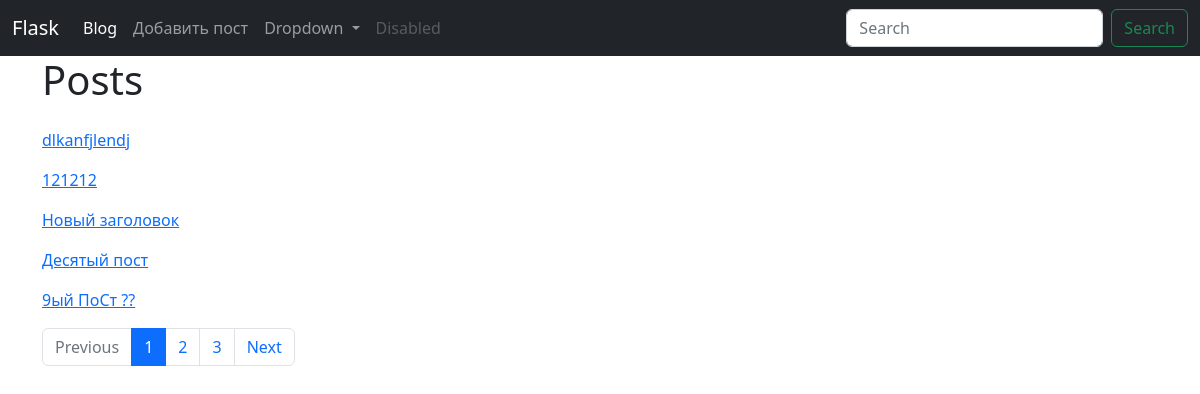
/blog/, run on an earlier commit of the app's database.
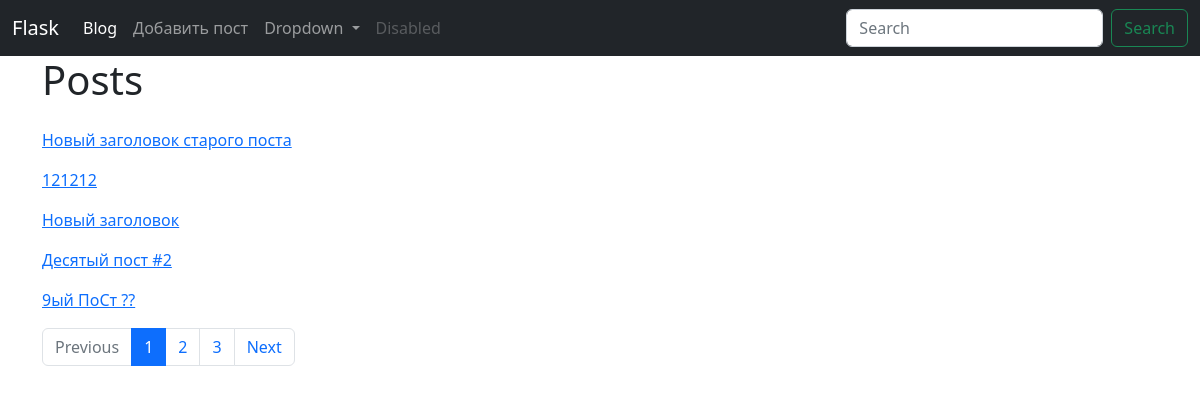
And on a later commit of the database.
### models.py (models this page shows, shortened)
class Post(db.Model):
    id = db.Column(db.Integer, primary_key=True)
    title = db.Column(db.String(140))
    slug = db.Column(db.String(140), unique=True)
    body = db.Column(db.Text)
    created = db.Column(db.DateTime, default=datetime.now)
    tags = db.relationship('Tag', secondary=post_tags, backref=db.backref('posts', lazy='dynamic'))

### posts/blueprint.py (the view)
@posts.route('/')
def index():
    q = request.args.get('q')
    page = request.args.get('page')
    if page and page.isdigit():
        page = int(page)
    else:
        page = 1
    if q:
        posts = Post.query.filter(Post.title.contains(q) | Post.body.contains(q))
    else:
        posts = Post.query.order_by(Post.created.desc())
    pages = posts.paginate(page=page, per_page=5)
    return render_template('posts/index.html', pages=pages, q=q)

### posts/templates/posts/index.html (shortened to what this page needs)
{% extends 'base.html' %}
{% block content_title %}
    Posts
{% endblock %}
{% block content %}
{% for post in pages.items %}
<p>
    <a href= "{{  url_for('posts.post_detail', slug=post.slug) }}"> {{ post.title }} </a>
</p>
{%endfor%}
{% if q %}
    {% set q='&q=%s' % q %}
    <nav aria-label="...">
        <ul class="pagination">
        <li {% if not pages.has_prev %}
                    class="disabled page-item"
                {% else%}
                    class="page-item"
                {%endif%}>
                <a class="page-link" href="./?page={{ pages.prev_num }}{{q}}" tabindex="-1" aria-disabled="true">Previous</a>
        </li>
        {% for page in pages.iter_pages() %}
            <li aria-current="page"
                {% if page == pages.page %}
                    class="page-item active"
                {% else %}
                    class="page-item"
                {% endif %}>
                    <a class="page-link" href="./?page={{ page }}{{q}}">{{ page }}</a>
            </li>
        {%endfor%}
        <li {% if not pages.has_next %}
                class="disabled page-item"
            {% else%}
                class="page-item"
            {%endif%}>
            <a class="page-link" href="./?page={{ pages.next_num }}{{q}}">Next</a>
        </li>
        </ul>
    </nav>
{% else %}
    <nav aria-label="...">
        <ul class="pagination">
        <li {% if not pages.has_prev %}
                    class="disabled page-item"
                {% else%}
                    class="page-item"
                {%endif%}>
                <a class="page-link" href="./?page={{ pages.prev_num }}" tabindex="-1" aria-disabled="true">Previous</a>
        </li>
        {% for page in pages.iter_pages() %}
            <li aria-current="page"
                {% if page == pages.page %}
                    class="page-item active"
                {% else %}
                    class="page-item"
                {% endif %}>
                    <a class="page-link" href="./?page={{ page }}">{{ page }}</a>
            </li>
        {%endfor%}
        <li {% if not pages.has_next %}
                class="disabled page-item"
            {% else%}
                class="page-item"
            {%endif%}>
            <a class="page-link" href="./?page={{ pages.next_num }}">Next</a>
        </li>
        </ul>
    </nav>
{% endif %}
{% endblock %}

### templates/base.html (shortened to what this page needs)
<!DOCTYPE html>
<html lang="en">
    <head>
        <link href="https://cdn.jsdelivr.net/npm/bootstrap@5.2.0/dist/css/bootstrap.min.css" rel="stylesheet">
    </head>
    <body>
      <nav class="navbar navbar-expand-lg navbar-dark bg-dark">
        <div class="container-fluid">
          <a class="navbar-brand" href="{{ url_for('index') }}">Flask</a>
          <div class="collapse navbar-collapse" id="navbarSupportedContent">
            <ul class="navbar-nav me-auto mb-2 mb-lg-0">
              <li class="nav-item">
                <a class="nav-link active" aria-current="page" href="{{ url_for('posts.index') }}">Blog</a>
              </li>
              <li class="nav-item">
                <a class="nav-link" href="{{ url_for('posts.create_post') }}">Добавить пост</a>
              </li>
              <li class="nav-item dropdown">
                <a class="nav-link dropdown-toggle" href="#" role="button" data-bs-toggle="dropdown" aria-expanded="false">
                  Dropdown
                </a>
              </li>
              <li class="nav-item">
                <a class="nav-link disabled">Disabled</a>
              </li>
            </ul>
            <form class="d-flex" role="search" method="GET">
              <input class="form-control me-2" type="search" placeholder="Search" aria-label="Search" name="q" value="{{ request.args.get('q', '') }}">
              <button class="btn btn-outline-success" type="submit">Search</button>
            </form>
          </div>
        </div>
      </nav>
          <div class="container">
            <div class="row">
              <h1>
                {% block content_title %}
                {% endblock %}
              </h1>
              <p>
                {% block content %}
                {% endblock %}
              </p>
            </div>
          </div>
    </body>
</html>

What changed in the data, as far as the page shows it:
changed Post: title "dlkanfjlendj" → "Новый заголовок старого поста"
changed Post: title "Десятый пост" → "Десятый пост #2"
